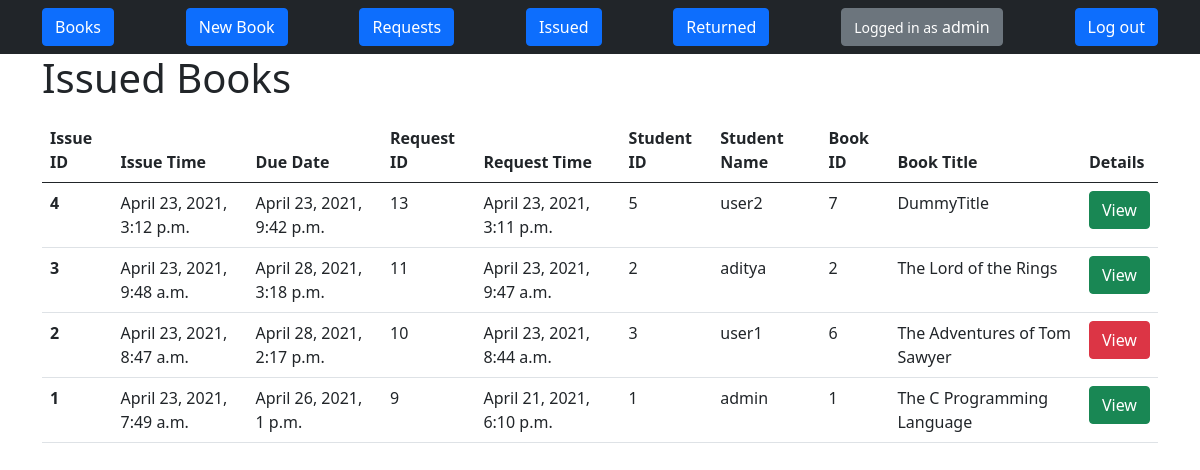
The page /books/issued/ (signed in) on the database its author committed.
### books/models.py (models this page shows)
class Issue(models.Model):
    requestid = models.IntegerField()
    approvetime= models.DateTimeField(default=timezone.now)
    due= models.DateTimeField()
    returned = models.BooleanField(default=False)

class Request(models.Model):
    userid= models.IntegerField()
    bookid= models.IntegerField()
    requesttime = models.DateTimeField(default=timezone.now)
    approved = models.BooleanField(default=False)

class Book(models.Model):
    title = models.CharField(max_length=255)
    author = models.CharField(max_length=255)
    publisher = models.CharField(max_length=255)
    genre= models.CharField(max_length=255)
    summary = models.TextField()
    ISBN = models.CharField(max_length=13)
    location = models.CharField(max_length=500)
    available = models.BooleanField(default=True)
    img = models.URLField(max_length=2083, default="https://upload.wikimedia.org/wikipedia/commons/thumb/0/0b/Book_icon_%28closed%29_-_Blue_and_gold.svg/343px-Book_icon_%28closed%29_-_Blue_and_gold.svg.png")
    pdf = models.URLField(max_length=2083, blank=True)

### books/views.py (the view)
# urls.py: path('issued/',views.issue_list,name='issue-list'),
@permission_required('books.view_issue')
def issue_list(request):
    issues = Issue.objects.all()
    issues = issues[::-1]
    obj = []
    for i in issues:
        r = Request.objects.get(id=i.requestid)
        u = User.objects.get(id=r.userid)
        b = Book.objects.get(id=r.bookid)
        obj.append({
            "iss": i,
            "req": r,
            "student": u,
            "book": b,
        })
    return render(request, 'books/issue_list.html', {'obj': obj})

### books/templates/books/issue_list.html (shortened to what this page needs)
{% extends 'base.html' %}
{% block content %}
    <legend><h1>Issued Books</h1></legend>
    <table class="table">
        <thead>
            <tr>
                <th scope="col">Issue ID</th>
                <th scope="col">Issue Time</th>
                <th scope="col">Due Date</th>
                <th scope="col">Request ID</th>
                <th scope="col">Request Time</th>
                <th scope="col">Student ID</th>
                <th scope="col">Student Name</th>
                <th scope="col">Book ID</th>
                <th scope="col">Book Title</th>
                <th scope="col">Details</th>
            </tr>
        </thead>
        <tbody>
        {% for o in obj %}
            <tr>
                <th scope="row">{{o.iss.id}}</th>
                <td>{{o.iss.approvetime}}</td>
                <td>{{o.iss.due}}</td>
                <td>{{o.req.id}}</td>
                <td>{{o.req.requesttime}}</td>
                <td>{{o.student.id}}</td>
                <td>{{o.student.username}}</td>
                <td>{{o.book.id}}</td>
                <td>{{o.book.title}}</td>
                <td><a href="{%url 'issue-list'%}{{o.iss.id}}" class="btn btn-{%if o.iss.returned%}success{%else%}danger{% endif %}">View</a></td>
            </tr>
        {% endfor %}
        </tbody>
    </table>
{% endblock content %}

### templates/base.html (shortened to what this page needs)
<!doctype html>
<html lang="en">
  <head>
    <link href="https://cdn.jsdelivr.net/npm/bootstrap@5.0.0-beta3/dist/css/bootstrap.min.css" rel="stylesheet">
  </head>
  <body>
    <nav class="navbar navbar-dark bg-dark">
      <div class="container">
        <a href="{%url 'book-list'%}"><button class="btn btn-primary">Books</button></a>
        {% if perms.books.add_book%}
          <a href="{%url 'book-new'%}"><button class="btn btn-primary">New Book</button></a>
        {% endif %}
        {% if perms.books.view_request%}
          <a href="{%url 'request-list'%}"><button class="btn btn-primary">Requests</button></a>
        {% endif %}
        {% if perms.books.view_issue%}
          <a href="{%url 'issue-list'%}"><button class="btn btn-primary">Issued</button></a>
        {% endif %}
        {% if perms.books.view_return%}
          <a href="{%url 'return-list'%}"><button class="btn btn-primary">Returned</button></a>
        {% endif %}
        {% if user.is_authenticated %}
          <a href="{%url 'profile'%}"><button class="btn btn-secondary"><small>Logged in as</small> {{user}}</button></a>
          <a href="{%url 'logout'%}"><button class="btn btn-primary">Log out</button></a>
        {% else %}
          <a href="{%url 'login'%}"><button class="btn btn-primary">Log in</button></a>
          <a href="{%url 'register'%}"><button class="btn btn-primary">Register</button></a>
        {% endif %}
      </div>
    </nav>
    <div class='container'>
      {% block content %}
      {% endblock content %}
    </div>
  </body>
</html>

### rows shown on the page
Issue: iss.id "4", iss.approvetime "April 23, 2021, 3:12 p.m.", iss.due "April 23, 2021, 9:42 p.m.", req.id "13", req.requesttime "April 23, 2021, 3:11 p.m.", student.id "5", student.username "user2", book.id "7", book "DummyTitle"
Issue: iss.id "3", iss.approvetime "April 23, 2021, 9:48 a.m.", iss.due "April 28, 2021, 3:18 p.m.", req.id "11", req.requesttime "April 23, 2021, 9:47 a.m.", student.id "2", student.username "aditya", book.id "2", book "The Lord of the Rings"
Issue: iss.id "2", iss.approvetime "April 23, 2021, 8:47 a.m.", iss.due "April 28, 2021, 2:17 p.m.", req.id "10", req.requesttime "April 23, 2021, 8:44 a.m.", student.id "3", student.username "user1", book.id "6", book "The Adventures of Tom Sawyer"
Issue: iss.id "1", iss.approvetime "April 23, 2021, 7:49 a.m.", iss.due "April 26, 2021, 1 p.m.", req.id "9", req.requesttime "April 21, 2021, 6:10 p.m.", student.id "1", student.username "admin", book.id "1", book "The C Programming Language"

### other values the page prints
{{ user }} "admin"
